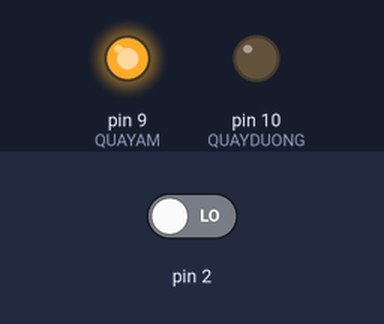
A sketch run on a simulated Arduino Uno, built with avr-gcc and run on an emulated ATmega328P. Shown: output pins drawn as LEDs (lit = HIGH). Inputs (shaded band) come from the test bench; at power-on: pin 2 LOW. What the sketch prints to the serial monitor is not drawn.

Above: at 0.1 s.
Timing chart, 0 to 1.6 s (numbered marks = the images above):
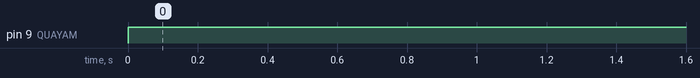

Measured:
- by itself, pin 9 (QUAYAM): LOW → HIGH at 0.00 s

The sketch:

code_vitri.ino
```cpp
#define QUAYDUONG 10
#define QUAYAM 9
int vitri=0, vitrimm= -26000, loi;
void chay()
{
  if(digitalRead(4) == 1)
    vitri++;
  else
    vitri--;
}
void quay(int nangluong)
{
  if(nangluong>=255)
  {
    nangluong=255;
  }
  if(nangluong<=-255)
  {
    nangluong=-255;
  }
  if(nangluong>0)
  {
    analogWrite(QUAYAM,0);
    analogWrite(QUAYDUONG,nangluong);
  }
  if(nangluong<0)
  {
    analogWrite(QUAYDUONG,0);
    analogWrite(QUAYAM,-nangluong);
  }
}
float pid(float loi, float kp, float ki, float kd)
{
  float dloi;
  static float loitr=0, iloi= 0;
  float temp;
  dloi=loi-loitr;
  iloi+=loi;
   if( iloi>=80)
  {
     iloi=80;
  }
  if( iloi<=-80)
  {
    iloi=-80;
  }
  loitr=loi;
  temp = kp*loi+ki*iloi+kd*dloi;
  if( temp>=255)
  {
     temp=255;
  }
  if( temp<=-255)
  {
    temp=-255;
  }
  return temp;
}
void setup() {
  attachInterrupt(0,chay,RISING);
  pinMode(QUAYAM, OUTPUT);
  pinMode(QUAYDUONG, OUTPUT);
  Serial.begin(9600);
}
void loop()
{
  Serial.println(vitri);
  loi=vitrimm-vitri;
  quay(pid(loi,3,0.25,4));
}
```
